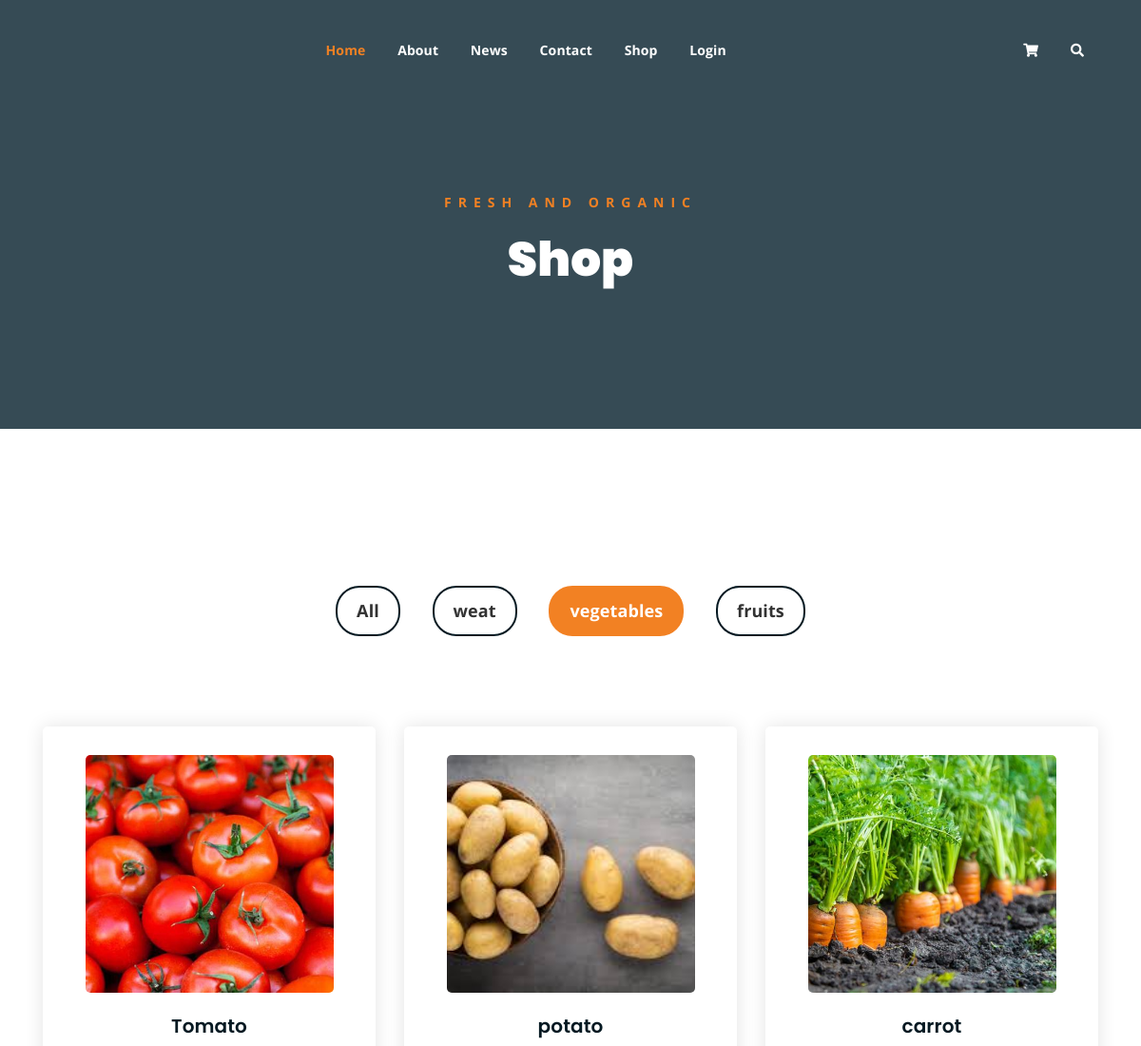
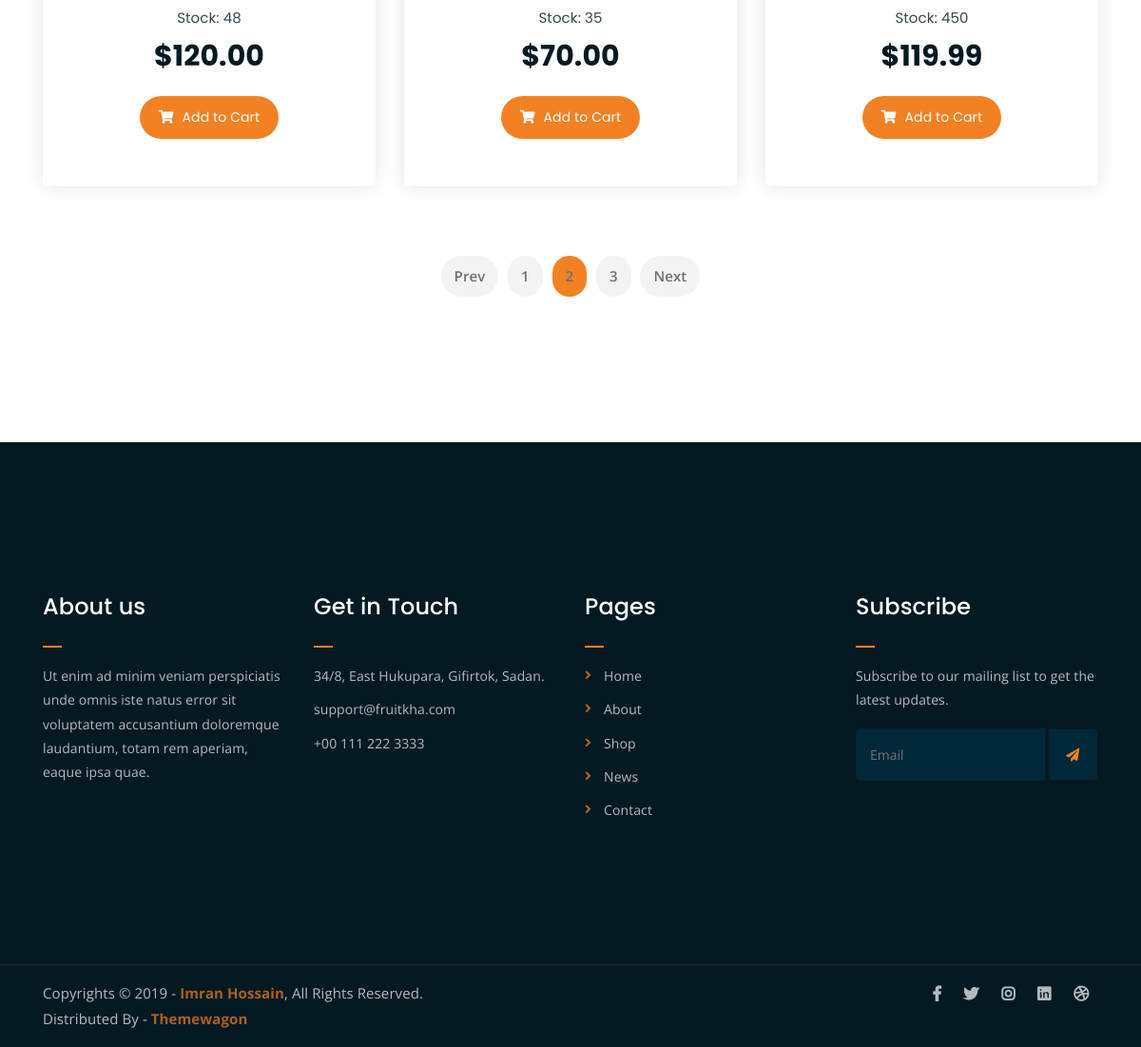
Screenshot of /shop/?category=vegetables with the database file from the repository (2 pictures, top to bottom).
### shop/models.py (models this page shows, shortened)
class Category(models.Model):
    name = models.CharField(max_length=100, unique=True)
    slug = models.SlugField(max_length=100, unique=True, blank=True)

class Product(models.Model):
    farmer = models.ForeignKey(settings.AUTH_USER_MODEL, on_delete=models.CASCADE, related_name='products', null=True, blank=True)
    name = models.CharField(max_length=100)
    category = models.ForeignKey(Category, on_delete=models.SET_NULL, null=True, related_name='products')
    variety = models.CharField(max_length=120, blank=True, default='')
    market_location = models.CharField(max_length=120, blank=True, default='')
    price = models.DecimalField(max_digits=10, decimal_places=2)
    description = models.TextField()
    stock = models.IntegerField()
    image = models.ImageField(upload_to='products/', blank=True, null=True)
    quality_grade = models.CharField(max_length=1, choices=[('A', 'Grade A'), ('B', 'Grade B'), ('C', 'Grade C')], null=True, blank=True)
    quality_confidence = models.DecimalField(max_digits=5, decimal_places=2, null=True, blank=True)
    price_source = models.ForeignKey(MarketPrice, on_delete=models.SET_NULL, null=True, blank=True, related_name='priced_products')
    priced_at = models.DateTimeField(null=True, blank=True)
    created_at = models.DateTimeField(auto_now_add=True)

### shop/views.py (the view, shortened to what this page needs)
# urls.py: path('', include('shop.urls')),
def shop(request):
    products = Product.objects.select_related('farmer', 'category').all()
    categories_objs = Category.objects.all()
    categories = [(c.slug, c.name) for c in categories_objs]
    q = request.GET.get('q', '').strip()
    category = request.GET.get('category')
    if category:
        products = products.filter(category__slug=category)
    min_price = request.GET.get('min_price')
    max_price = request.GET.get('max_price')
    if min_price:
        products = products.filter(price__gte=min_price)
    if max_price:
        products = products.filter(price__lte=max_price)
    context = {
        'products': products,
        'q': q,
        'categories': categories,
        'selected_category': request.GET.get('category')
    }
    return render(request, 'shop.html', context)

### templates/shop.html (shortened to what this page needs)
{% extends 'base.html' %}
{% load static %}
{% block content %}
	<div class="breadcrumb-section breadcrumb-bg">
		<div class="container">
			<div class="row">
				<div class="col-lg-8 offset-lg-2 text-center">
					<div class="breadcrumb-text">
						<p>Fresh and Organic</p>
						<h1>Shop</h1>
					</div>
				</div>
			</div>
		</div>
	</div>
	<div class="product-section mt-150 mb-150">
		<div class="container">
			<div class="row">
                <div class="col-md-12">
                    <div class="product-filters">
                        <ul>
                            <li class="{% if not selected_category %}active{% endif %}"><a href="{% url 'shop' %}" style="color: inherit;">All</a></li>
                            {% for slug, name in categories %}
                                <li class="{% if selected_category == slug %}active{% endif %}">
                                    <a href="{% url 'shop' %}?category={{ slug }}" style="color: inherit;">{{ name }}</a>
                                </li>
                            {% endfor %}
                        </ul>
                    </div>
                </div>
            </div>
			<div class="row product-lists">
				{% for product in products %}
				<div class="col-lg-4 col-md-6 text-center">
					<div class="single-product-item">
						<div class="product-image">
							{% if product.image %}
								<a href="{% url 'single-product' product.pk %}"><img src="{{ product.image.url }}" alt="{{ product.name }}" style="height: 250px; object-fit: cover;"></a>
							{% else %}
								<a href="{% url 'single-product' product.pk %}"><img src="{% static 'assets/img/products/product-img-1.jpg' %}" alt=""></a>
							{% endif %}
						</div>
						<h3>{{ product.name }}</h3>
						<p class="product-price"><span>Stock: {{ product.stock }}</span> ${{ product.price }}</p>
						<a href="{% url 'add_to_cart' product.id %}" class="cart-btn"><i class="fas fa-shopping-cart"></i> Add to Cart</a>
					</div>
				</div>
				{% endfor %}
			</div>
			<div class="row">
				<div class="col-lg-12 text-center">
					<div class="pagination-wrap">
						<ul>
							<li><a href="#">Prev</a></li>
							<li><a href="#">1</a></li>
							<li><a class="active" href="#">2</a></li>
							<li><a href="#">3</a></li>
							<li><a href="#">Next</a></li>
						</ul>
					</div>
				</div>
			</div>
		</div>
	</div>
{% endblock %}

### statics/assets/css/main.css (style rules this page uses)
html { font-size: 14px; font-weight: 400; line-height: 28px; height: 100%; }
body { font-family: "Open Sans", sans-serif; font-weight: 400; font-size: 1rem; letter-spacing: 0.1px; line-height: 1.8; color: #051922; overflow-x: hidden; }
body img { max-width: 100%; }
a { cursor: pointer; text-decoration: none; -webkit-transition: all 0.2s ease-in-out; -o-transition: all 0.2s ease-in-out; transition: all 0.2s ease-in-out; }
h1, .h1, h2, .h2, h3, .h3, h4, .h4, h5, .h5, h6, .h6 { font-family: "Poppins", sans-serif; font-weight: 700; margin: 0 0 1.25rem 0; color: #051922; }
h1:last-child, .h1:last-child, h2:last-child, .h2:last-child, h3:last-child, .h3:last-child, h4:last-child, .h4:last-child, h5:last-child, .h5:last-child, h6:last-child, .h6:last-child { margin: 0; }
h1, .h1 { font-size: 4rem; font-weight: 700; line-height: 4rem; }
h3, .h3 { font-size: 2rem; font-weight: 700; line-height: 2.25rem; }
p { font-family: "Open Sans", sans-serif; font-weight: 400; font-size: 1rem; letter-spacing: 0.1px; line-height: 1.8; color: #051922; margin: 0 0 1.25rem 0; }
.mt-150 { margin-top: 150px; }
.mb-150 { margin-bottom: 150px; }
a.boxed-btn, a.bordered-btn, a.cart-btn { border-radius: 50px; }
.breadcrumb-bg { background-image: url(../img/breadcrumb-bg.jpg); }
.breadcrumb-text p { color: #F28123; font-weight: 700; text-transform: uppercase; letter-spacing: 7px; }
.breadcrumb-text h1 { font-size: 50px; font-weight: 900; color: #fff; margin: 0; margin-top: 20px; }
.breadcrumb-section { padding: 150px 0; background-size: cover; background-position: center center; position: relative; z-index: 1; background-attachment: fixed; padding-top: 200px; }
.breadcrumb-section:after { position: absolute; left: 0; top: 0; width: 100%; height: 100%; content: ""; background-color: #07212e; z-index: -1; opacity: 0.8; }
.pagination-wrap ul li a { -webkit-transition: 0.3s; -o-transition: 0.3s; transition: 0.3s; }
.product-image img { -webkit-transition: 0.3s; -o-transition: 0.3s; transition: 0.3s; }
a.cart-btn { -webkit-transition: 0.3s; -o-transition: 0.3s; transition: 0.3s; }
.single-product-item { -webkit-transition: 0.3s; -o-transition: 0.3s; transition: 0.3s; }
html, body { height: 100%; }
.pagination-wrap { margin-top: 40px; }
.pagination-wrap ul { margin: 0; padding: 0; list-style: none; }
.pagination-wrap ul li { display: inline-block; }
.pagination-wrap ul li a { color: #6f6f6f; font-size: 15px; background-color: #f3f3f3; display: inline-block; padding: 8px 14px; border-radius: 5px; margin: 3px; font-weight: 600; border-radius: 50px; }
.pagination-wrap ul li a.active { background-color: #F28123; }
.product-filters { margin-bottom: 80px; }
.product-filters ul { margin: 0; padding: 0; list-style: none; text-align: center; }
.product-filters ul li { display: inline-block; font-weight: 700; font-size: 18px; margin: 15px; border: 2px solid #051922; color: #323232; cursor: pointer; padding: 8px 20px; border-radius: 25px; }
.product-filters ul li.active { border: 2px solid #F28123; background-color: #F28123; color: #fff; }
.single-product-item { margin-bottom: 30px; }
.product-image { padding: 30px; padding-bottom: 0; }
.product-image img { width: 90%; border-radius: 5px; margin-bottom: 20px; }
.single-product-item h3 { font-size: 20px; font-weight: 600; margin-bottom: 10px; }
p.product-price { font-family: 'Poppins', sans-serif; font-size: 30px; font-weight: 700; margin-bottom: 15px; }
p.product-price span { display: block; opacity: 0.8; font-size: 15px; font-weight: 400; }
a.cart-btn { font-family: 'Poppins', sans-serif; display: inline-block; background-color: #F28123; color: #fff; padding: 10px 20px; }
a.cart-btn i { margin-right: 5px; }
.single-product-item { -webkit-box-shadow: 0 0 20px #e4e4e4; box-shadow: 0 0 20px #e4e4e4; padding-bottom: 50px; border-radius: 5px; }

### rows the page displays
Category: categories "weat"
Category: categories "vegetables"
Category: categories "fruits"
Product: image (picture), name "Tomato", stock "48", price "120.00"
Product: image (picture), name "potato", stock "35", price "70.00"
Product: image (picture), name "carrot", stock "450", price "119.99"
